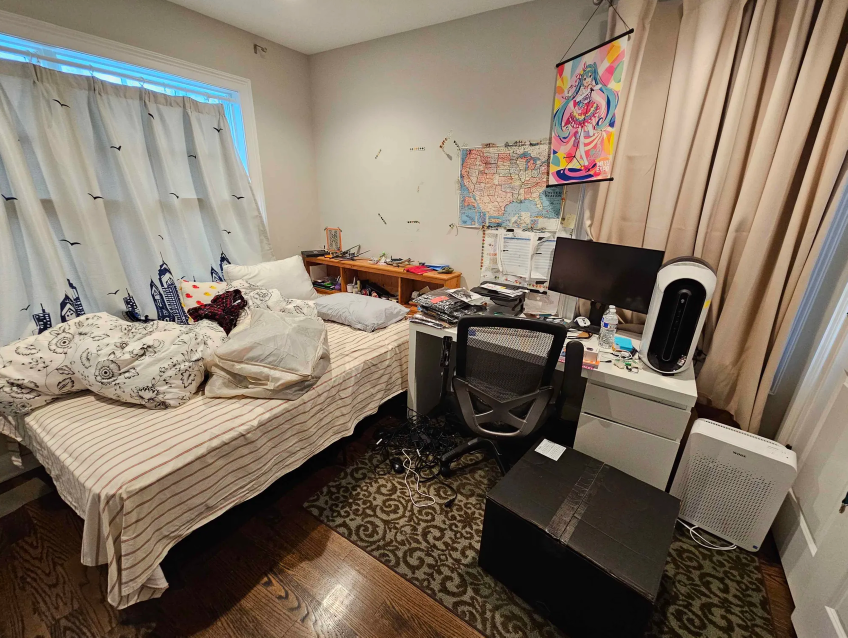
#> input picture Pasted image.png, 1695 x 1275 px (shown at 1/2 size)
$ python -i embed_colour.py   (imports and definitions only)
#> lines starting #> are read from the running program, lines starting #| are printed output that depends on the picture; after the words box and inside, x2 and y2 are one past the last pixel; in counts of white or black regions, pixels touching at a corner belong together
#> further down, picture is the input picture: shape (1275, 1695, 3); mean B, G, R 102.6, 117.6, 130.9
"""A piece's own colours, from the pixels of its picture: up to three hex colours, largest first,
and one word for the whole (its tone).

The hard part is knowing which pixels are the piece. Three kinds of picture turn up:

    studio   the piece alone on a plain background (most product photos, every cut-out):
             the background is whatever is the colour of the border and joined to it
    flat     the piece fills the frame (a rug's surface, a print): every pixel counts
    room     the piece stands in a furnished room (many rugs, some cabinets and beds): only the
             middle is trusted, and the colour the maker names decides between what is there

Colours are compared in CIELAB, where equal distances look about equally different.
"""

from __future__ import annotations

import numpy as np

# The tone words, with a swatch each (what the word means when a title says it, and what a
# colour chip shows). The room composer (library/compose.py) matches a piece's tone against
# exactly these words, so none may be added or respelt here alone.
TONES: dict[str, str] = {
    "white": "#f4f3ef", "cream": "#ece2cc", "beige": "#d3c2a5", "tan": "#b8935f", "brown": "#6b4630",
    "black": "#1c1b1b", "charcoal": "#45464a", "grey": "#9a9b9d", "gold": "#c2a14d", "blush": "#e3bfb6",
    "pink": "#d9788f", "red": "#b3262b", "burgundy": "#5f1f2a", "terracotta": "#b5603c", "orange": "#e0832f",
    "mustard": "#c99a1d", "yellow": "#ecd04c", "olive": "#6f6a35", "green": "#4f8a4a",
    "emerald": "#1f6b53", "teal": "#2a7f86", "blue": "#4a79b3", "navy": "#232f4b", "purple": "#6c4a86",
    "multicolour": "#888888",
}

# A colour word in a title or in the maker's colour name -> the tone it means.
TONE_WORDS: dict[str, str] = {
    "white": "white", "snow": "white", "chalk": "white", "ivory": "cream", "cream": "cream", "ecru": "cream", "off-white": "cream",
    "pearl": "cream", "bone": "cream", "alabaster": "cream", "eggshell": "cream",
    "beige": "beige", "oatmeal": "beige", "sand": "beige", "linen": "beige", "natural": "beige", "flax": "beige", "stone": "beige",
    "fawn": "beige", "wheat": "beige", "taupe": "beige", "greige": "beige", "khaki": "beige", "driftwood": "beige",
    "tan": "tan", "camel": "tan", "caramel": "tan", "cognac": "tan", "saddle": "tan", "honey": "tan", "toffee": "tan", "oak": "tan",
    "brown": "brown", "chocolate": "brown", "espresso": "brown", "walnut": "brown", "chestnut": "brown", "mocha": "brown",
    "coffee": "brown", "mahogany": "brown", "cherry": "brown", "java": "brown", "bark": "brown", "teak": "brown",
    "black": "black", "onyx": "black", "ebony": "black", "charcoal": "charcoal", "graphite": "charcoal", "slate": "charcoal",
    "iron": "charcoal", "pewter": "charcoal", "smoke": "charcoal", "anthracite": "charcoal",
    "grey": "grey", "gray": "grey", "silver": "grey", "pebble": "grey", "ash": "grey", "fog": "grey", "dove": "grey", "steel": "grey",
    "gold": "gold", "brass": "gold", "golden": "gold", "blush": "blush", "rose": "blush", "pink": "pink", "coral": "pink",
    "fuchsia": "pink", "magenta": "pink", "red": "red", "crimson": "red", "scarlet": "red", "burgundy": "burgundy", "wine": "burgundy",
    "merlot": "burgundy", "maroon": "burgundy", "oxblood": "burgundy", "terracotta": "terracotta", "rust": "terracotta",
    "copper": "terracotta", "sienna": "terracotta", "paprika": "terracotta", "orange": "orange", "tangerine": "orange",
    "mustard": "mustard", "ochre": "mustard", "yellow": "yellow", "lemon": "yellow", "sunflower": "yellow",
    "olive": "olive", "moss": "olive", "sage": "green", "mint": "green", "green": "green", "emerald": "emerald", "forest": "emerald", "hunter": "emerald",
    "teal": "teal", "turquoise": "teal", "aqua": "teal", "peacock": "teal", "blue": "blue", "denim": "blue", "cobalt": "blue",
    "sky": "blue", "sapphire": "blue", "azure": "blue", "navy": "navy", "indigo": "navy", "midnight": "navy", "ink": "navy",
    "purple": "purple", "plum": "purple", "lavender": "purple", "violet": "purple", "lilac": "purple", "eggplant": "purple",
    "multicolor": "multicolour", "multicolour": "multicolour", "multi": "multicolour", "rainbow": "multicolour",
}


# [17 lines left out: functions to_lab, to_rgb, not called in this run]


def hex_of(rgb) -> str:
    return "#%02x%02x%02x" % tuple(int(v) for v in rgb)


def lab_of_hex(text: str) -> np.ndarray:
    return to_lab(np.array([int(text[i:i + 2], 16) for i in (1, 3, 5)]))


# [65 lines left out: functions tone_of, _family, not called in this run]


def _edge(values: np.ndarray, width: int = 3) -> np.ndarray:
    """The pixels of a picture's border, `width` deep, as one array."""
    return np.concatenate([values[:width].reshape(-1, *values.shape[2:]), values[-width:].reshape(-1, *values.shape[2:]),
                           values[:, :width].reshape(-1, *values.shape[2:]), values[:, -width:].reshape(-1, *values.shape[2:])])


def border_plain(rgb: np.ndarray, near: int = 14) -> tuple[float, np.ndarray]:
    """(how much of the picture's border is one plain colour, that colour). Close to 1 for a
    studio photo on white, low for a room or a pattern that runs off the edge."""
    edge = _edge(rgb).astype(int)
    colour = np.median(edge, axis=0)
    return float((np.abs(edge - colour).max(axis=1) <= near).mean()), colour


def _even(rgb: np.ndarray, step: int = 7) -> np.ndarray:
    """Where a picture changes by no more than `step` from one pixel to the next: a backdrop
    lit from one side changes a lot from corner to corner and never from pixel to pixel."""
    values = rgb.astype(int)
    change = np.zeros(values.shape[:2], dtype=int)
    across = np.abs(values[:, 1:] - values[:, :-1]).max(axis=2)
    down = np.abs(values[1:] - values[:-1]).max(axis=2)
    change[:, 1:] = np.maximum(change[:, 1:], across)
    change[:, :-1] = np.maximum(change[:, :-1], across)
    change[1:] = np.maximum(change[1:], down)
    change[:-1] = np.maximum(change[:-1], down)
    return change <= step


# [4 lines left out: function border_even, not called in this run]


def piece_mask(picture: np.ndarray, kind: str, generous: bool = False) -> np.ndarray:
    """Which pixels are the piece. `picture` is (H, W, 3 or 4) uint8; `kind` as in the module text.
    `generous` keeps the piece's outline (and the shadow under it) rather than lose a thin edge:
    right for cutting the piece out, wrong for counting its colours."""
#> called with kind = 'studio', generous = True
    from scipy import ndimage

    height, width = picture.shape[:2]
#> height = 1275; width = 1695
    if picture.shape[2] == 4 and (picture[..., 3] < 128).mean() > 0.02:
        return picture[..., 3] >= 128
    rgb = picture[..., :3].astype(int)
    if kind == "flat":
        return np.ones((height, width), bool)
    if kind == "room":
        # The middle of the picture, a little below centre: where a photographer puts the thing sold.
        ys, xs = np.mgrid[0:height, 0:width]
        return ((xs - width / 2) / (0.30 * width)) ** 2 + ((ys - 0.56 * height) / (0.30 * height)) ** 2 <= 1
    _, colour = border_plain(picture[..., :3])
#> in border_plain, `colour = np.median(edge, axis=0)`: colour = [100, 118, 131]
#> colour = [100, 118, 131]
    near = np.abs(rgb - colour).max(axis=2)
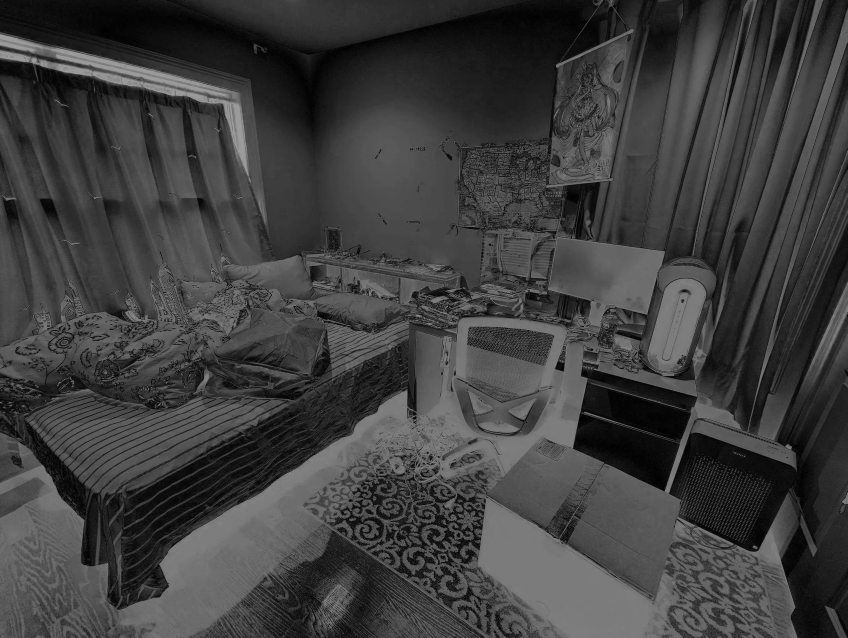
#> near: shape (1275, 1695) float64 (shown at 1/2 size); min 0, max 155, mean 62.5
    labels, _ = ndimage.label(near <= 14)
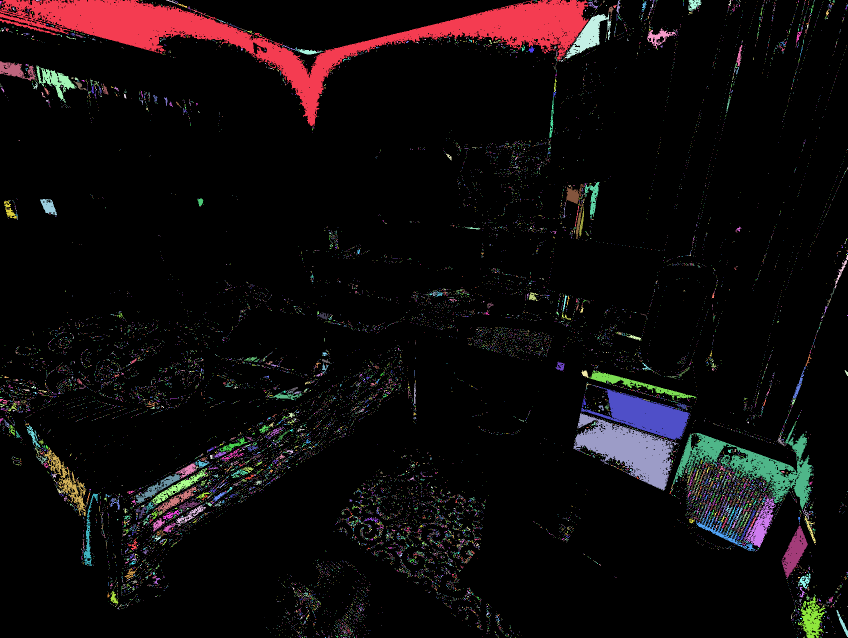
#> labels: shape (1275, 1695) int32 (shown at 1/2 size); 19757 distinct labels, from 0 to 19756; one colour per label, 0 black
    edge = np.unique(_edge(labels, 1))
#> edge = 87 values from 0 to 19756
    background = np.isin(labels, edge[edge > 0])
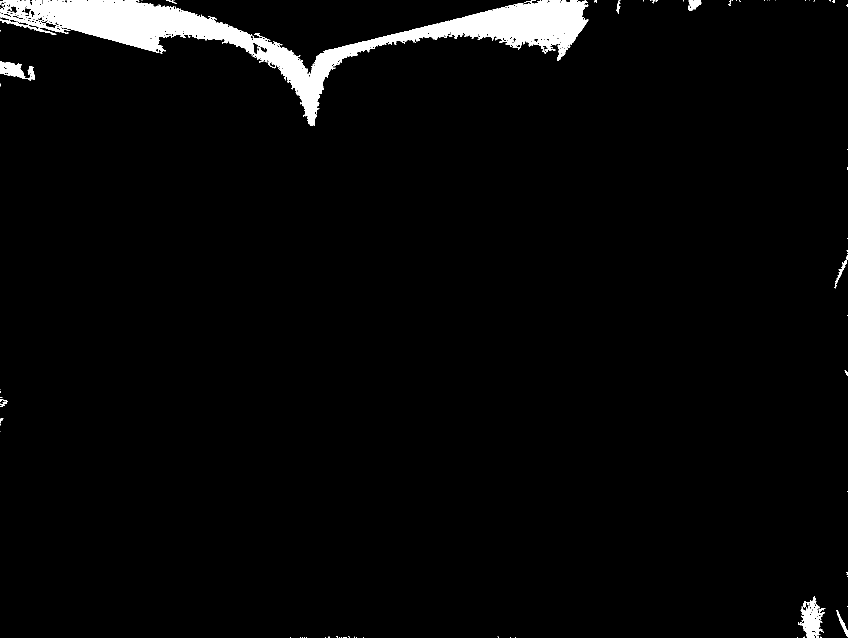
#> background: shape (1275, 1695) bool (shown at 1/2 size); 3.1% white; 80 white regions (66 under 20 px), largest, box (x1, y1, x2, y2) and area: (0, 0, 1177, 252) 61604, (1596, 1193, 1651, 1275) 2107, (0, 122, 70, 162) 1282
    # A shaded backdrop is not one colour, but it is even, and it runs along the border. An even
    # stretch that only touches the border here and there is a piece cut off by the frame.
    labels, _ = ndimage.label(_even(rgb))
#> in _even, `return change <= step`: returned value: shape (1275, 1695) bool; 59.6% white; 5216 black regions (4870 under 20 px), largest, box (x1, y1, x2, y2) and area: (0, 0, 1695, 1275) 775660, (0, 15, 542, 512) 43379, (325, 0, 1075, 113) 3087
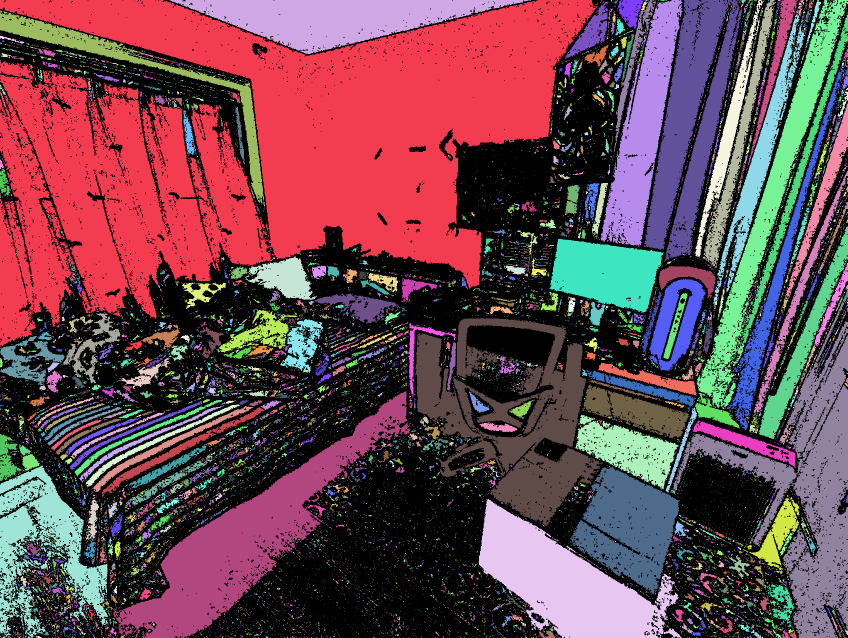
#> labels: shape (1275, 1695) int32 (shown at 1/2 size); 17776 distinct labels, from 0 to 17775; one colour per label, 0 black
    ring = _edge(labels, 1)
#> ring = 5940 values, max 17775 at index 3245, min 0 at index 245, mean 2410.7
    for label, count in zip(*np.unique(ring[ring > 0], return_counts=True)):
        if count >= 0.15 * len(ring):
            background |= labels == label
#> this loop made 208 passes
#> (label, count) on passes 1 to 3: (1, 869), (2, 716), (3, 1)
    # Holes the border does not reach (between the legs of a table, through a lamp's frame) are
    # background too when they are exactly its colour: a white piece is never as flat as the backdrop.
    background |= near <= 4
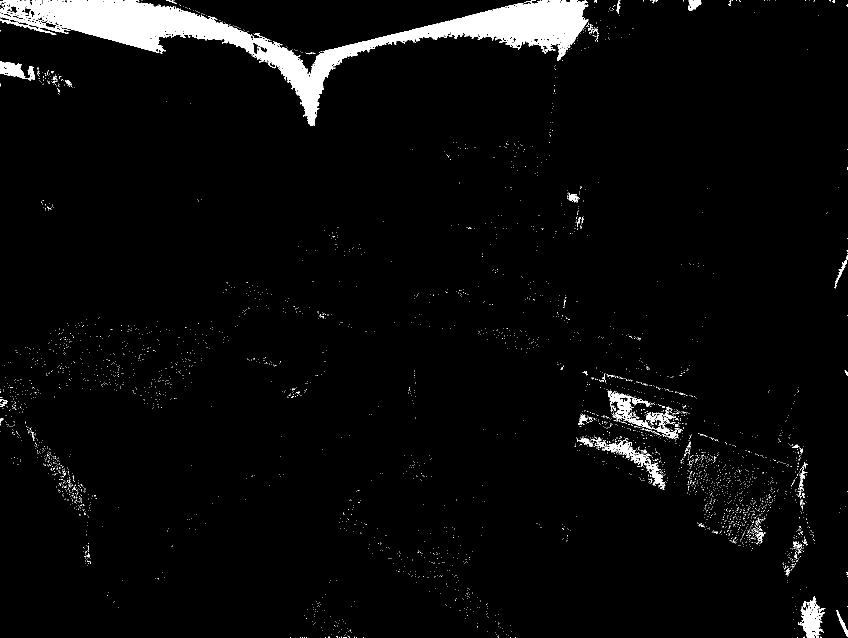
#> background: shape (1275, 1695) bool (shown at 1/2 size); 3.7% white; 3813 white regions (3757 under 20 px), largest, box (x1, y1, x2, y2) and area: (0, 0, 1177, 252) 61606, (1215, 781, 1338, 858) 2305, (1596, 1193, 1651, 1275) 2107
    mask = ~background
    if generous:
        return ndimage.binary_dilation(mask, iterations=1)
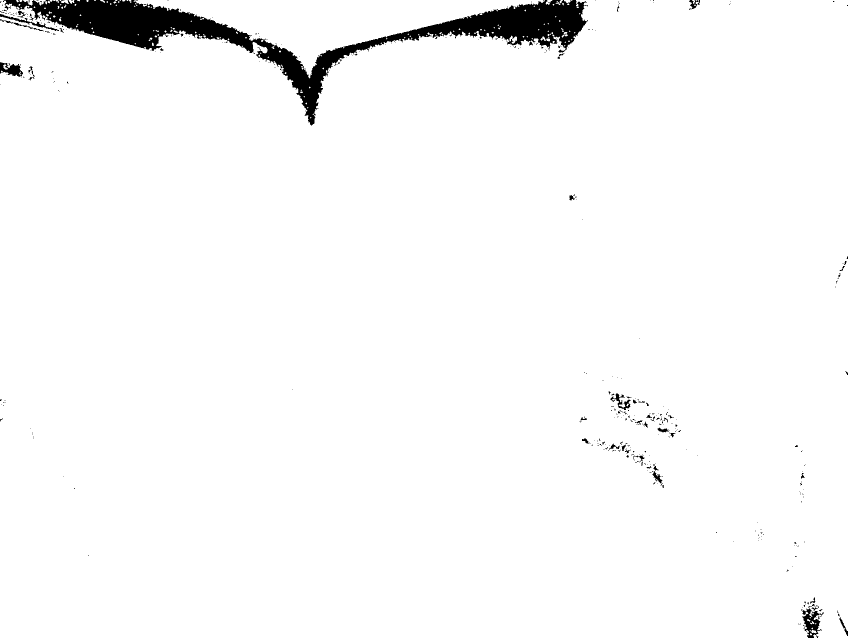
#> returned value: shape (1275, 1695) bool (shown at 1/2 size); 97.3% white; 361 black regions (321 under 20 px), largest, box (x1, y1, x2, y2) and area: (6, 0, 1176, 251) 52428, (1602, 1208, 1648, 1275) 1241, (0, 124, 46, 154) 757
    # The soft shadow under a piece is a thin grey film next to the background: one step of erosion drops it.
    eroded = ndimage.binary_erosion(mask, iterations=1)
    return eroded if eroded.mean() > 0.02 else mask


def on_white(picture: np.ndarray) -> np.ndarray:
    """A studio picture with its backdrop made white, (H, W, 3). A render on a dark or shaded
    ground is otherwise "dark" and "moody" to the model whatever the piece is, and every piece
    of one collection looks alike for sharing a backdrop."""
    out = picture[..., :3].copy()
    out[~piece_mask(picture, "studio", generous=True)] = 255
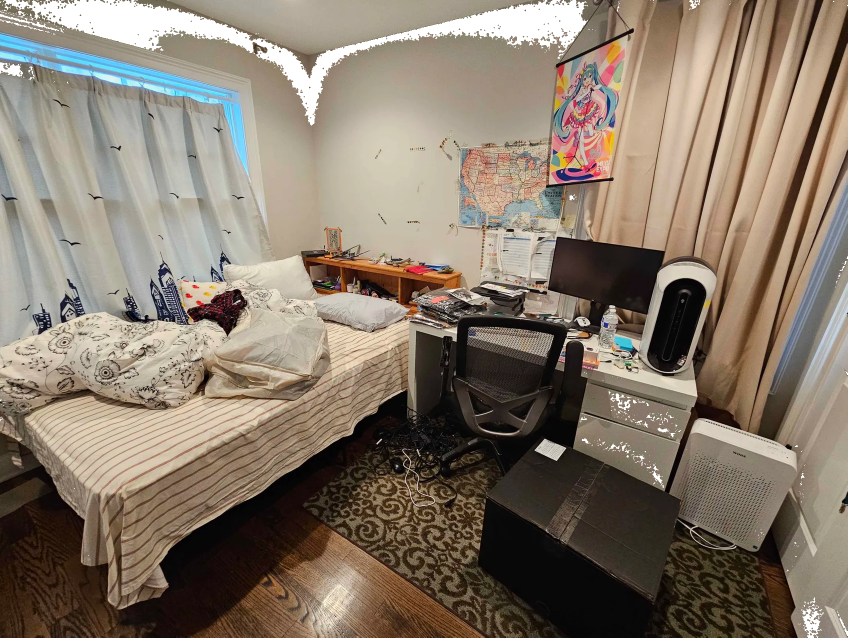
#> out: shape (1275, 1695, 3) (shown at 1/2 size); 2.72% of pixels changed, all inside (x1, y1, x2, y2) = (0, 0, 1695, 1275)
    return out


# [16 lines left out: function _clusters, not called in this run]


# Tones a maker's colour word may also mean: "blue" for what the pixels call navy.
_NEAR: dict[str, tuple[str, ...]] = {
    "white": ("cream",), "cream": ("white", "beige"), "beige": ("cream", "tan", "grey"), "tan": ("beige", "brown", "gold", "terracotta"),
    "brown": ("tan", "burgundy", "terracotta"), "black": ("charcoal",), "charcoal": ("black", "grey"), "grey": ("charcoal",),
    "gold": ("tan", "mustard", "yellow"), "blush": ("pink", "beige"), "pink": ("blush", "red"), "red": ("burgundy", "pink", "terracotta"),
    "burgundy": ("red", "brown"), "terracotta": ("orange", "brown", "red", "tan"), "orange": ("terracotta", "mustard"),
    "mustard": ("gold", "yellow", "orange"), "yellow": ("mustard", "gold"), "olive": ("green",), "green": ("olive", "emerald", "teal"),
    "emerald": ("green", "teal"), "teal": ("emerald", "blue", "green"), "blue": ("navy", "teal"), "navy": ("blue",), "purple": ("pink", "navy"),
}
_GREYS = ("white", "grey", "charcoal", "black")
_EXACT = frozenset(TONES) - {"white", "black", "grey", "brown", "red", "green", "blue", "pink", "yellow", "orange", "purple", "multicolour"}


# [71 lines left out: function palette, not called in this run]

>>> import cv2
>>> picture = cv2.imread('../../../../Pasted image.png')
>>> result = on_white(picture)
